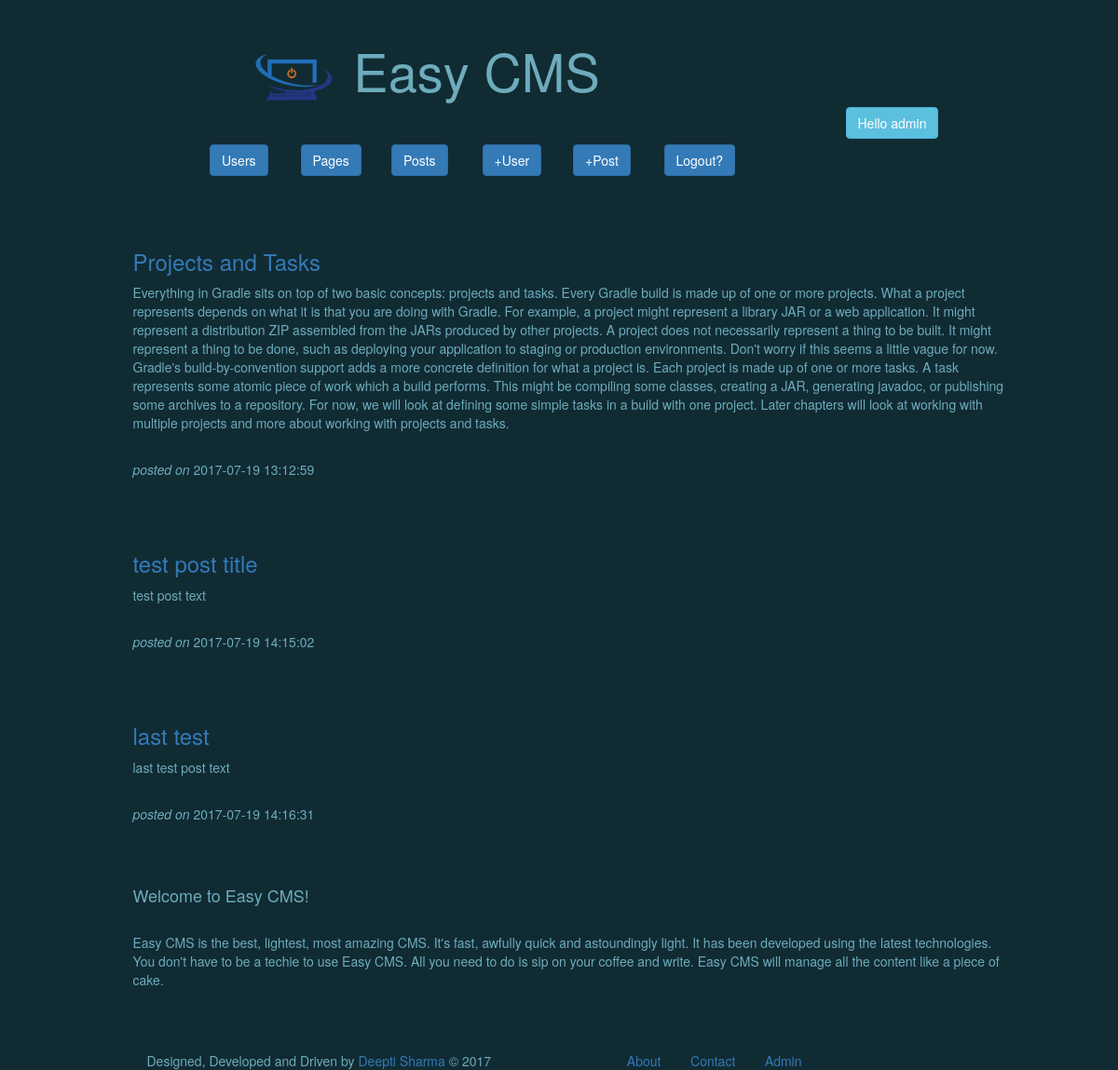
/ (signed in), run on the app's committed database.
### tables this page shows
CREATE TABLE `easy_posts` (
  `post_id` int(11) NOT NULL AUTO_INCREMENT,
  `post_title` varchar(300) NOT NULL,
  `post_text` text NOT NULL,
  `date_of_post` datetime DEFAULT NULL,
  `post_active` int(1) NOT NULL DEFAULT '1',
  `date_of_edit` datetime NOT NULL,
  PRIMARY KEY (`post_id`)
);

### config/db.php (called while the page is built, shortened)
<?php
include_once 'header.php';
function getPosts() {
    $getPosts = mysql_query("SELECT post_id,post_title,post_text,date_of_post FROM `easy_posts` WHERE post_active=1 ");
    $resultset = array();
    while ($row = mysql_fetch_array($getPosts)) {
        $resultset[] = $row;
    }
    return $resultset;
}

### web/index.php (the view)
<?php
include_once 'header.php';
include_once '../config/db.php';
?>
<div class="container">
<?php
$posts = getPosts();
foreach ($posts as $value) {
?>
     <div class="row">
         <div class="col-lg-offset-1 col-md-offset-1 col-sm-offset-1 col-xs-offset-1 col-lg-10 col-md-10 col-sm-10 col-xs-10 post">
            <?php
            echo '<a href="post.php?id='.$value[post_id].'"> <h3>'.$value[post_title].'</h3></a>';
            ?>
             <p>
<?php
echo $value[post_text];
 echo '</p>';
 echo '<br><i>posted on </i>'.$value[date_of_post];
 ?>
    </div>
           <div class="col-lg-1 col-md-1 col-sm-1 col-xs-1"></div>
     </div>
         <?php
    }
?>
    <div class="row">
        <div class="col-lg-offset-1 col-md-offset-1 col-sm-offset-1 col-xs-offset-1 col-lg-10 col-md-10 col-sm-10 col-xs-10 post">
            <h4>Welcome to Easy CMS!</h4>
            <br>
            <p>
                Easy CMS is the best, lightest, most amazing CMS. It's fast, awfully quick and astoundingly light. It has been developed using the latest technologies. You don't have to be a techie to use Easy CMS. All you need to do is sip on your coffee and write. Easy CMS will manage all the content like a piece of cake.
            </p>
        </div>
</div>
<?php include_once 'footer.php'; ?>

### css/style.css (style rules this page uses)
body { background-color: rgb(17,43,51); color: rgb(109,172,188); }
.post { margin-top:5%; }

### data on the page
easy_posts: post_title "Projects and Tasks", post_text "Everything in Gradle sits on top of two basic concepts: projects and tasks. Every Gradle build is made up of one or more projects. What a project represents depends on what it is that you are doing with Gradle. For example, a project might represent a library JAR or a web application. It might represent a distribution ZIP assembled from the JARs produced by other projects. A project does not necessarily represent a thing to be built. It might represent a thing to be done, such as deploying your application to staging or production environments. Don't worry if this seems a little vague for now. Gradle's build-by-convention support adds a more concrete definition for what a project is. Each…", date_of_post "2017-07-19 13:12:59"
easy_posts: post_title "test post title", post_text "test post text", date_of_post "2017-07-19 14:15:02"
easy_posts: post_title "last test", post_text "last test post text", date_of_post "2017-07-19 14:16:31"

### other printed values
$_SESSION[userName] "admin"
